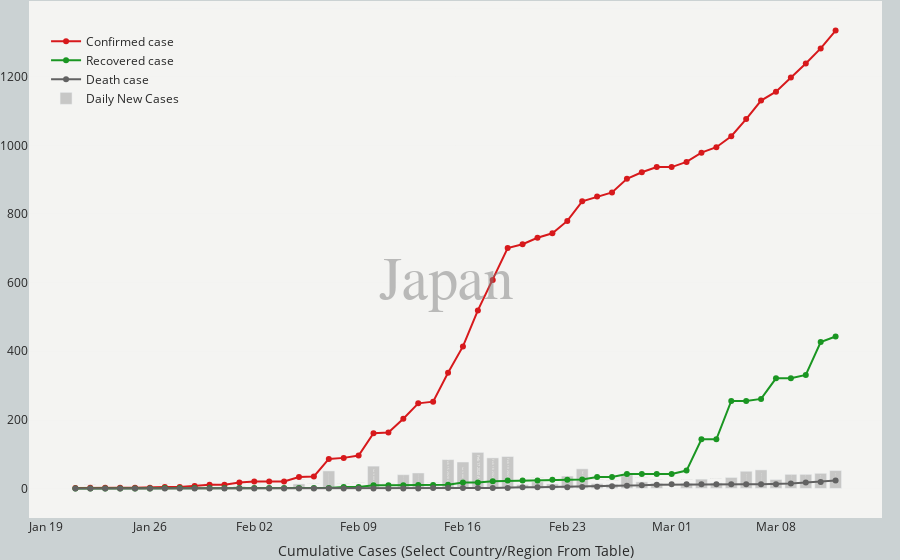

Notebook cell for this chart:
### Code cell
%%time

# FUnction for generating cumulative line plot for each Country/Region
Region = 'Japan'
CaseType = ['Confirmed', 'Recovered', 'Deaths']

# Read cumulative data of a given region from ./cumulative_data folder
df_region = pd.read_csv('./cumulative_data/{}.csv'.format(Region))
df_region=df_region.astype({'Date_last_updated_AEDT':'datetime64', 'date_day':'datetime64'})

# Line plot for confirmed cases
# Set up tick scale based on confirmed case number
#tickList = list(np.arange(0, df_confirmed['Mainland China'].max()+1000, 10000))

# Create empty figure canvas
#fig = make_subplots(specs=[[{"secondary_y": True}]])
fig = go.Figure()
# Add trace to the figure
fig.add_trace(go.Scatter(x=df_region['date_day'], 
                         y=df_region['Confirmed'],
                         mode='lines+markers',
                         #line_shape='spline',
                         name='Confirmed case',
                         line=dict(color='#d7191c', width=2),
                         #marker=dict(size=4, color='#f4f4f2',
                         #            line=dict(width=1,color='#921113')),
                         text=[datetime.strftime(d, '%b %d %Y AEDT') for d in df_region['date_day']],
                         hovertext=['{} confirmed<br>{:,d} cases<br>'.format(Region, i) for i in df_region['Confirmed']],
                         hovertemplate='<b>%{text}</b><br></br>'+
                                                 '%{hovertext}'+
                                                 '<extra></extra>'),
#             secondary_y=False,
             )
fig.add_trace(go.Scatter(x=df_region['date_day'], 
                         y=df_region['Recovered'],
                         mode='lines+markers',
                         #line_shape='spline',
                         name='Recovered case',
                         line=dict(color='#1a9622', width=2),                         
                         #marker=dict(size=4, color='#f4f4f2',
                         #            line=dict(width=1,color='#168038')),
                         text=[datetime.strftime(d, '%b %d %Y AEDT') for d in df_region['date_day']],
                         hovertext=['{} Recovered<br>{:,d} cases<br>'.format(Region, i) for i in df_region['Recovered']],
                         hovertemplate='<b>%{text}</b><br></br>'+
                                                 '%{hovertext}'+
                                                 '<extra></extra>'),
#             secondary_y=False,
             )
fig.add_trace(go.Scatter(x=df_region['date_day'], 
                         y=df_region['Deaths'],
                         mode='lines+markers',
                         #line_shape='spline',
                         name='Death case',
                         line=dict(color='#626262', width=2),
                         #marker=dict(size=4, color='#f4f4f2',
                         #            line=dict(width=1,color='#626262')),
                         text=[datetime.strftime(d, '%b %d %Y AEDT') for d in df_region['date_day']],
                         hovertext=['{} Deaths<br>{:,d} cases<br>'.format(Region, i) for i in df_region['Deaths']],
                         hovertemplate='<b>%{text}</b><br></br>'+
                                                 '%{hovertext}'+
                                                 '<extra></extra>'),
#             secondary_y=False,
             )

fig.add_trace(go.Bar(x=df_region['date_day'], 
                     y=df_region['New'],
                         #mode='lines+markers',
                         #line_shape='spline',
                     name='Daily New Cases',
                     marker_color='#626262',
                     opacity = .3,
                         #marker=dict(size=4, color='#f4f4f2',
                         #            line=dict(width=1,color='#626262')),
                     text=[datetime.strftime(d, '%b %d %Y AEDT') for d in df_region['date_day']],
                     hovertext=['{} New<br>{} cases<br>'.format(Region, i) for i in df_region['New']],
                     hovertemplate='<b>%{text}</b><br></br>'+
                                              '%{hovertext}'+
                                              '<extra></extra>'
                    ),
#             secondary_y=True,
             )

# Customise layout
fig.update_layout(
    #title=dict(
    #    text="<b>Confirmed Cases Timeline<b>",
    #    y=0.96, x=0.5, xanchor='center', yanchor='top',
    #    font=dict(size=20, color="#292929", family="Playfair Display")
    #),
    margin=go.layout.Margin(
            l=0,
            r=0,
            b=0,
            t=0,
            pad=0
        ),
    annotations=[
        dict(x=.5,
             y=.4,
             xref="paper",
             yref="paper",
             text=Region,
             opacity=0.5,
             font=dict(family='Arial, sans-serif',
                       size=60,
                       color="grey"),
        )
    ],
    yaxis=dict(showline=False, linecolor='#272e3e',
               zeroline=False,
               #rangemode="tozero",
               automargin=True,
               #showgrid=False,
               gridcolor='rgba(203, 210, 211,.3)',
               gridwidth = .1,
               mirror=True,
               #tickmode='array',
               # Set tick range based on the maximum number
               #tickvals=tickList,
               # Set tick label accordingly
               #ticktext=["{:.0f}k".format(i/1000) for i in tickList]
    ),
    yaxis2=dict(showline=False, linecolor='#272e3e',
                zeroline=False,
                showgrid=False,
                automargin=True,
                #range=[-1, max(df_region['New'])+100]
                #rangemode="tozero",
                #mirror='ticks',
                #gridcolor='rgba(203, 210, 211,.3)',
                #gridwidth = .1,
                #tickmode='array',
                #anchor="free",
                #overlaying="y",
                #side="right",
                #position=0.15
    ),
    xaxis_title="Cumulative Cases (Select Country/Region From Table)",
    xaxis=dict(showline=False, linecolor='#272e3e',
               showgrid=False,
               gridcolor='rgba(203, 210, 211,.3)',
               gridwidth = .1,
               zeroline=False,
               automargin=True,
    ),
    xaxis_tickformat='%b %d',
    #transition = {'duration':500},
    hovermode = 'x',
    legend_orientation="v",
    legend=dict(x=.02, y=.95, bgcolor="rgba(0,0,0,0)",),
    plot_bgcolor='#f4f4f2',
    paper_bgcolor='#cbd2d3',
    font=dict(color='#292929')
    )

### Figure 1 — Plotly figure (JSON) as saved in the notebook; plotly's stock layout.template omitted (floating-point values rounded to 4 significant figures)
{"data": [{"hovertemplate": "<b>%{text}</b><br></br>%{hovertext}<extra></extra>", "hovertext": ["Japan confirmed<br>1,335 cases<br>", "Japan confirmed<br>1,283 cases<br>", "Japan confirmed<br>1,239 cases<br>", "Japan confirmed<br>1,198 cases<br>", "Japan confirmed<br>1,157 cases<br>", "Japan confirmed<br>1,131 cases<br>", "Japan confirmed<br>1,077 cases<br>", "Japan confirmed<br>1,027 cases<br>", "Japan confirmed<br>995 cases<br>", "Japan confirmed<br>979 cases<br>", "Japan confirmed<br>952 cases<br>", "Japan confirmed<br>937 cases<br>", "Japan confirmed<br>937 cases<br>", "Japan confirmed<br>922 cases<br>", "Japan confirmed<br>903 cases<br>", "Japan confirmed<br>863 cases<br>", "Japan confirmed<br>851 cases<br>", "Japan confirmed<br>837 cases<br>", "Japan confirmed<br>780 cases<br>", "Japan confirmed<br>744 cases<br>", "Japan confirmed<br>731 cases<br>", "Japan confirmed<br>712 cases<br>", "Japan confirmed<br>701 cases<br>", "Japan confirmed<br>608 cases<br>", "Japan confirmed<br>519 cases<br>", "Japan confirmed<br>414 cases<br>", "Japan confirmed<br>337 cases<br>", "Japan confirmed<br>253 cases<br>", "Japan confirmed<br>248 cases<br>", "Japan confirmed<br>203 cases<br>", "Japan confirmed<br>163 cases<br>", "Japan confirmed<br>161 cases<br>", "Japan confirmed<br>96 cases<br>", "Japan confirmed<br>89 cases<br>", "Japan confirmed<br>86 cases<br>", "Japan confirmed<br>35 cases<br>", "Japan confirmed<br>33 cases<br>", "Japan confirmed<br>20 cases<br>", "Japan confirmed<br>20 cases<br>", "Japan confirmed<br>20 cases<br>", "Japan confirmed<br>17 cases<br>", "Japan confirmed<br>11 cases<br>", "Japan confirmed<br>11 cases<br>", "Japan confirmed<br>7 cases<br>", "Japan confirmed<br>4 cases<br>", "Japan confirmed<br>4 cases<br>", "Japan confirmed<br>2 cases<br>", "Japan confirmed<br>2 cases<br>", "Japan confirmed<br>2 cases<br>", "Japan confirmed<br>2 cases<br>", "Japan confirmed<br>2 cases<br>", "Japan confirmed<br>1 cases<br>"], "line": {"color": "#d7191c", "width": 2}, "mode": "lines+markers", "name": "Confirmed case", "text": ["Mar 12 2020 AEDT", "Mar 11 2020 AEDT", "Mar 10 2020 AEDT", "Mar 09 2020 AEDT", "Mar 08 2020 AEDT", "Mar 07 2020 AEDT", "Mar 06 2020 AEDT", "Mar 05 2020 AEDT", "Mar 04 2020 AEDT", "Mar 03 2020 AEDT", "Mar 02 2020 AEDT", "Mar 01 2020 AEDT", "Feb 29 2020 AEDT", "Feb 28 2020 AEDT", "Feb 27 2020 AEDT", "Feb 26 2020 AEDT", "Feb 25 2020 AEDT", "Feb 24 2020 AEDT", "Feb 23 2020 AEDT", "Feb 22 2020 AEDT", "Feb 21 2020 AEDT", "Feb 20 2020 AEDT", "Feb 19 2020 AEDT", "Feb 18 2020 AEDT", "Feb 17 2020 AEDT", "Feb 16 2020 AEDT", "Feb 15 2020 AEDT", "Feb 14 2020 AEDT", "Feb 13 2020 AEDT", "Feb 12 2020 AEDT", "Feb 11 2020 AEDT", "Feb 10 2020 AEDT", "Feb 09 2020 AEDT", "Feb 08 2020 AEDT", "Feb 07 2020 AEDT", "Feb 06 2020 AEDT", "Feb 05 2020 AEDT", "Feb 04 2020 AEDT", "Feb 03 2020 AEDT", "Feb 02 2020 AEDT", "Feb 01 2020 AEDT", "Jan 31 2020 AEDT", "Jan 30 2020 AEDT", "Jan 29 2020 AEDT", "Jan 28 2020 AEDT", "Jan 27 2020 AEDT", "Jan 26 2020 AEDT", "Jan 25 2020 AEDT", "Jan 24 2020 AEDT", "Jan 23 2020 AEDT", "Jan 22 2020 AEDT", "Jan 21 2020 AEDT"], "type": "scatter", "x": ["2020-03-12T00:00:00", "2020-03-11T00:00:00", "2020-03-10T00:00:00", "2020-03-09T00:00:00", "2020-03-08T00:00:00", "2020-03-07T00:00:00", "2020-03-06T00:00:00", "2020-03-05T00:00:00", "2020-03-04T00:00:00", "2020-03-03T00:00:00", "2020-03-02T00:00:00", "2020-03-01T00:00:00", "2020-02-29T00:00:00", "2020-02-28T00:00:00", "2020-02-27T00:00:00", "2020-02-26T00:00:00", "2020-02-25T00:00:00", "2020-02-24T00:00:00", "2020-02-23T00:00:00", "2020-02-22T00:00:00", "2020-02-21T00:00:00", "2020-02-20T00:00:00", "2020-02-19T00:00:00", "2020-02-18T00:00:00", "2020-02-17T00:00:00", "2020-02-16T00:00:00", "2020-02-15T00:00:00", "2020-02-14T00:00:00", "2020-02-13T00:00:00", "2020-02-12T00:00:00", "2020-02-11T00:00:00", "2020-02-10T00:00:00", "2020-02-09T00:00:00", "2020-02-08T00:00:00", "2020-02-07T00:00:00", "2020-02-06T00:00:00", "2020-02-05T00:00:00", "2020-02-04T00:00:00", "2020-02-03T00:00:00", "2020-02-02T00:00:00", "2020-02-01T00:00:00", "2020-01-31T00:00:00", "2020-01-30T00:00:00", "2020-01-29T00:00:00", "2020-01-28T00:00:00", "2020-01-27T00:00:00", "2020-01-26T00:00:00", "2020-01-25T00:00:00", "2020-01-24T00:00:00", "2020-01-23T00:00:00", "2020-01-22T00:00:00", "2020-01-21T00:00:00"], "y": [1335, 1283, 1239, 1198, 1157, 1131, 1077, 1027, 995, 979, 952, 937, 937, 922, 903, 863, 851, 837, 780, 744, 731, 712, 701, 608, 519, 414, 337, 253, 248, 203, 163, 161, 96, 89, 86, 35, 33, 20, 20, 20, 17, 11, 11, 7, 4, 4, 2, 2, 2, 2, 2, 1]}, {"hovertemplate": "<b>%{text}</b><br></br>%{hovertext}<extra></extra>", "hovertext": ["Japan Recovered<br>443 cases<br>", "Japan Recovered<br>427 cases<br>", "Japan Recovered<br>331 cases<br>", "Japan Recovered<br>321 cases<br>", "Japan Recovered<br>321 cases<br>", "Japan Recovered<br>261 cases<br>", "Japan Recovered<br>255 cases<br>", "Japan Recovered<br>255 cases<br>", "Japan Recovered<br>143 cases<br>", "Japan Recovered<br>143 cases<br>", "Japan Recovered<br>52 cases<br>", "Japan Recovered<br>42 cases<br>", "Japan Recovered<br>42 cases<br>", "Japan Recovered<br>42 cases<br>", "Japan Recovered<br>42 cases<br>", "Japan Recovered<br>33 cases<br>", "Japan Recovered<br>33 cases<br>", "Japan Recovered<br>26 cases<br>", "Japan Recovered<br>25 cases<br>", "Japan Recovered<br>25 cases<br>", "Japan Recovered<br>23 cases<br>", "Japan Recovered<br>23 cases<br>", "Japan Recovered<br>23 cases<br>", "Japan Recovered<br>21 cases<br>", "Japan Recovered<br>17 cases<br>", "Japan Recovered<br>17 cases<br>", "Japan Recovered<br>11 cases<br>", "Japan Recovered<br>10 cases<br>", "Japan Recovered<br>10 cases<br>", "Japan Recovered<br>9 cases<br>", "Japan Recovered<br>9 cases<br>", "Japan Recovered<br>9 cases<br>", "Japan Recovered<br>4 cases<br>", "Japan Recovered<br>4 cases<br>", "Japan Recovered<br>1 cases<br>", "Japan Recovered<br>1 cases<br>", "Japan Recovered<br>1 cases<br>", "Japan Recovered<br>1 cases<br>", "Japan Recovered<br>1 cases<br>", "Japan Recovered<br>1 cases<br>", "Japan Recovered<br>1 cases<br>", "Japan Recovered<br>1 cases<br>", "Japan Recovered<br>1 cases<br>", "Japan Recovered<br>1 cases<br>", "Japan Recovered<br>1 cases<br>", "Japan Recovered<br>1 cases<br>", "Japan Recovered<br>0 cases<br>", "Japan Recovered<br>0 cases<br>", "Japan Recovered<br>0 cases<br>", "Japan Recovered<br>0 cases<br>", "Japan Recovered<br>0 cases<br>", "Japan Recovered<br>0 cases<br>"], "line": {"color": "#1a9622", "width": 2}, "mode": "lines+markers", "name": "Recovered case", "text": ["Mar 12 2020 AEDT", "Mar 11 2020 AEDT", "Mar 10 2020 AEDT", "Mar 09 2020 AEDT", "Mar 08 2020 AEDT", "Mar 07 2020 AEDT", "Mar 06 2020 AEDT", "Mar 05 2020 AEDT", "Mar 04 2020 AEDT", "Mar 03 2020 AEDT", "Mar 02 2020 AEDT", "Mar 01 2020 AEDT", "Feb 29 2020 AEDT", "Feb 28 2020 AEDT", "Feb 27 2020 AEDT", "Feb 26 2020 AEDT", "Feb 25 2020 AEDT", "Feb 24 2020 AEDT", "Feb 23 2020 AEDT", "Feb 22 2020 AEDT", "Feb 21 2020 AEDT", "Feb 20 2020 AEDT", "Feb 19 2020 AEDT", "Feb 18 2020 AEDT", "Feb 17 2020 AEDT", "Feb 16 2020 AEDT", "Feb 15 2020 AEDT", "Feb 14 2020 AEDT", "Feb 13 2020 AEDT", "Feb 12 2020 AEDT", "Feb 11 2020 AEDT", "Feb 10 2020 AEDT", "Feb 09 2020 AEDT", "Feb 08 2020 AEDT", "Feb 07 2020 AEDT", "Feb 06 2020 AEDT", "Feb 05 2020 AEDT", "Feb 04 2020 AEDT", "Feb 03 2020 AEDT", "Feb 02 2020 AEDT", "Feb 01 2020 AEDT", "Jan 31 2020 AEDT", "Jan 30 2020 AEDT", "Jan 29 2020 AEDT", "Jan 28 2020 AEDT", "Jan 27 2020 AEDT", "Jan 26 2020 AEDT", "Jan 25 2020 AEDT", "Jan 24 2020 AEDT", "Jan 23 2020 AEDT", "Jan 22 2020 AEDT", "Jan 21 2020 AEDT"], "type": "scatter", "x": ["2020-03-12T00:00:00", "2020-03-11T00:00:00", "2020-03-10T00:00:00", "2020-03-09T00:00:00", "2020-03-08T00:00:00", "2020-03-07T00:00:00", "2020-03-06T00:00:00", "2020-03-05T00:00:00", "2020-03-04T00:00:00", "2020-03-03T00:00:00", "2020-03-02T00:00:00", "2020-03-01T00:00:00", "2020-02-29T00:00:00", "2020-02-28T00:00:00", "2020-02-27T00:00:00", "2020-02-26T00:00:00", "2020-02-25T00:00:00", "2020-02-24T00:00:00", "2020-02-23T00:00:00", "2020-02-22T00:00:00", "2020-02-21T00:00:00", "2020-02-20T00:00:00", "2020-02-19T00:00:00", "2020-02-18T00:00:00", "2020-02-17T00:00:00", "2020-02-16T00:00:00", "2020-02-15T00:00:00", "2020-02-14T00:00:00", "2020-02-13T00:00:00", "2020-02-12T00:00:00", "2020-02-11T00:00:00", "2020-02-10T00:00:00", "2020-02-09T00:00:00", "2020-02-08T00:00:00", "2020-02-07T00:00:00", "2020-02-06T00:00:00", "2020-02-05T00:00:00", "2020-02-04T00:00:00", "2020-02-03T00:00:00", "2020-02-02T00:00:00", "2020-02-01T00:00:00", "2020-01-31T00:00:00", "2020-01-30T00:00:00", "2020-01-29T00:00:00", "2020-01-28T00:00:00", "2020-01-27T00:00:00", "2020-01-26T00:00:00", "2020-01-25T00:00:00", "2020-01-24T00:00:00", "2020-01-23T00:00:00", "2020-01-22T00:00:00", "2020-01-21T00:00:00"], "y": [443, 427, 331, 321, 321, 261, 255, 255, 143, 143, 52, 42, 42, 42, 42, 33, 33, 26, 25, 25, 23, 23, 23, 21, 17, 17, 11, 10, 10, 9, 9, 9, 4, 4, 1, 1, 1, 1, 1, 1, 1, 1, 1, 1, 1, 1, 0, 0, 0, 0, 0, 0]}, {"hovertemplate": "<b>%{text}</b><br></br>%{hovertext}<extra></extra>", "hovertext": ["Japan Deaths<br>23 cases<br>", "Japan Deaths<br>19 cases<br>", "Japan Deaths<br>17 cases<br>", "Japan Deaths<br>14 cases<br>", "Japan Deaths<br>12 cases<br>", "Japan Deaths<br>12 cases<br>", "Japan Deaths<br>12 cases<br>", "Japan Deaths<br>12 cases<br>", "Japan Deaths<br>12 cases<br>", "Japan Deaths<br>12 cases<br>", "Japan Deaths<br>12 cases<br>", "Japan Deaths<br>12 cases<br>", "Japan Deaths<br>11 cases<br>", "Japan Deaths<br>9 cases<br>", "Japan Deaths<br>8 cases<br>", "Japan Deaths<br>6 cases<br>", "Japan Deaths<br>5 cases<br>", "Japan Deaths<br>4 cases<br>", "Japan Deaths<br>3 cases<br>", "Japan Deaths<br>3 cases<br>", "Japan Deaths<br>3 cases<br>", "Japan Deaths<br>3 cases<br>", "Japan Deaths<br>1 cases<br>", "Japan Deaths<br>1 cases<br>", "Japan Deaths<br>1 cases<br>", "Japan Deaths<br>1 cases<br>", "Japan Deaths<br>1 cases<br>", "Japan Deaths<br>1 cases<br>", "Japan Deaths<br>0 cases<br>", "Japan Deaths<br>0 cases<br>", "Japan Deaths<br>0 cases<br>", "Japan Deaths<br>0 cases<br>", "Japan Deaths<br>0 cases<br>", "Japan Deaths<br>0 cases<br>", "Japan Deaths<br>0 cases<br>", "Japan Deaths<br>0 cases<br>", "Japan Deaths<br>0 cases<br>", "Japan Deaths<br>0 cases<br>", "Japan Deaths<br>0 cases<br>", "Japan Deaths<br>0 cases<br>", "Japan Deaths<br>0 cases<br>", "Japan Deaths<br>0 cases<br>", "Japan Deaths<br>0 cases<br>", "Japan Deaths<br>0 cases<br>", "Japan Deaths<br>0 cases<br>", "Japan Deaths<br>0 cases<br>", "Japan Deaths<br>0 cases<br>", "Japan Deaths<br>0 cases<br>", "Japan Deaths<br>0 cases<br>", "Japan Deaths<br>0 cases<br>", "Japan Deaths<br>0 cases<br>", "Japan Deaths<br>0 cases<br>"], "line": {"color": "#626262", "width": 2}, "mode": "lines+markers", "name": "Death case", "text": ["Mar 12 2020 AEDT", "Mar 11 2020 AEDT", "Mar 10 2020 AEDT", "Mar 09 2020 AEDT", "Mar 08 2020 AEDT", "Mar 07 2020 AEDT", "Mar 06 2020 AEDT", "Mar 05 2020 AEDT", "Mar 04 2020 AEDT", "Mar 03 2020 AEDT", "Mar 02 2020 AEDT", "Mar 01 2020 AEDT", "Feb 29 2020 AEDT", "Feb 28 2020 AEDT", "Feb 27 2020 AEDT", "Feb 26 2020 AEDT", "Feb 25 2020 AEDT", "Feb 24 2020 AEDT", "Feb 23 2020 AEDT", "Feb 22 2020 AEDT", "Feb 21 2020 AEDT", "Feb 20 2020 AEDT", "Feb 19 2020 AEDT", "Feb 18 2020 AEDT", "Feb 17 2020 AEDT", "Feb 16 2020 AEDT", "Feb 15 2020 AEDT", "Feb 14 2020 AEDT", "Feb 13 2020 AEDT", "Feb 12 2020 AEDT", "Feb 11 2020 AEDT", "Feb 10 2020 AEDT", "Feb 09 2020 AEDT", "Feb 08 2020 AEDT", "Feb 07 2020 AEDT", "Feb 06 2020 AEDT", "Feb 05 2020 AEDT", "Feb 04 2020 AEDT", "Feb 03 2020 AEDT", "Feb 02 2020 AEDT", "Feb 01 2020 AEDT", "Jan 31 2020 AEDT", "Jan 30 2020 AEDT", "Jan 29 2020 AEDT", "Jan 28 2020 AEDT", "Jan 27 2020 AEDT", "Jan 26 2020 AEDT", "Jan 25 2020 AEDT", "Jan 24 2020 AEDT", "Jan 23 2020 AEDT", "Jan 22 2020 AEDT", "Jan 21 2020 AEDT"], "type": "scatter", "x": ["2020-03-12T00:00:00", "2020-03-11T00:00:00", "2020-03-10T00:00:00", "2020-03-09T00:00:00", "2020-03-08T00:00:00", "2020-03-07T00:00:00", "2020-03-06T00:00:00", "2020-03-05T00:00:00", "2020-03-04T00:00:00", "2020-03-03T00:00:00", "2020-03-02T00:00:00", "2020-03-01T00:00:00", "2020-02-29T00:00:00", "2020-02-28T00:00:00", "2020-02-27T00:00:00", "2020-02-26T00:00:00", "2020-02-25T00:00:00", "2020-02-24T00:00:00", "2020-02-23T00:00:00", "2020-02-22T00:00:00", "2020-02-21T00:00:00", "2020-02-20T00:00:00", "2020-02-19T00:00:00", "2020-02-18T00:00:00", "2020-02-17T00:00:00", "2020-02-16T00:00:00", "2020-02-15T00:00:00", "2020-02-14T00:00:00", "2020-02-13T00:00:00", "2020-02-12T00:00:00", "2020-02-11T00:00:00", "2020-02-10T00:00:00", "2020-02-09T00:00:00", "2020-02-08T00:00:00", "2020-02-07T00:00:00", "2020-02-06T00:00:00", "2020-02-05T00:00:00", "2020-02-04T00:00:00", "2020-02-03T00:00:00", "2020-02-02T00:00:00", "2020-02-01T00:00:00", "2020-01-31T00:00:00", "2020-01-30T00:00:00", "2020-01-29T00:00:00", "2020-01-28T00:00:00", "2020-01-27T00:00:00", "2020-01-26T00:00:00", "2020-01-25T00:00:00", "2020-01-24T00:00:00", "2020-01-23T00:00:00", "2020-01-22T00:00:00", "2020-01-21T00:00:00"], "y": [23, 19, 17, 14, 12, 12, 12, 12, 12, 12, 12, 12, 11, 9, 8, 6, 5, 4, 3, 3, 3, 3, 1, 1, 1, 1, 1, 1, 0, 0, 0, 0, 0, 0, 0, 0, 0, 0, 0, 0, 0, 0, 0, 0, 0, 0, 0, 0, 0, 0, 0, 0]}, {"hovertemplate": "<b>%{text}</b><br></br>%{hovertext}<extra></extra>", "hovertext": ["Japan New<br>52 cases<br>", "Japan New<br>44 cases<br>", "Japan New<br>41 cases<br>", "Japan New<br>41 cases<br>", "Japan New<br>26 cases<br>", "Japan New<br>54 cases<br>", "Japan New<br>50 cases<br>", "Japan New<br>32 cases<br>", "Japan New<br>16 cases<br>", "Japan New<br>27 cases<br>", "Japan New<br>15 cases<br>", "Japan New<br>0 cases<br>", "Japan New<br>15 cases<br>", "Japan New<br>19 cases<br>", "Japan New<br>40 cases<br>", "Japan New<br>12 cases<br>", "Japan New<br>14 cases<br>", "Japan New<br>57 cases<br>", "Japan New<br>36 cases<br>", "Japan New<br>13 cases<br>", "Japan New<br>19 cases<br>", "Japan New<br>11 cases<br>", "Japan New<br>93 cases<br>", "Japan New<br>89 cases<br>", "Japan New<br>105 cases<br>", "Japan New<br>77 cases<br>", "Japan New<br>84 cases<br>", "Japan New<br>5 cases<br>", "Japan New<br>45 cases<br>", "Japan New<br>40 cases<br>", "Japan New<br>2 cases<br>", "Japan New<br>65 cases<br>", "Japan New<br>7 cases<br>", "Japan New<br>3 cases<br>", "Japan New<br>51 cases<br>", "Japan New<br>2 cases<br>", "Japan New<br>13 cases<br>", "Japan New<br>0 cases<br>", "Japan New<br>0 cases<br>", "Japan New<br>3 cases<br>", "Japan New<br>6 cases<br>", "Japan New<br>0 cases<br>", "Japan New<br>4 cases<br>", "Japan New<br>3 cases<br>", "Japan New<br>0 cases<br>", "Japan New<br>2 cases<br>", "Japan New<br>0 cases<br>", "Japan New<br>0 cases<br>", "Japan New<br>0 cases<br>", "Japan New<br>0 cases<br>", "Japan New<br>1 cases<br>", "Japan New<br>0 cases<br>"], "marker": {"color": "#626262"}, "name": "Daily New Cases", "opacity": 0.3, "text": ["Mar 12 2020 AEDT", "Mar 11 2020 AEDT", "Mar 10 2020 AEDT", "Mar 09 2020 AEDT", "Mar 08 2020 AEDT", "Mar 07 2020 AEDT", "Mar 06 2020 AEDT", "Mar 05 2020 AEDT", "Mar 04 2020 AEDT", "Mar 03 2020 AEDT", "Mar 02 2020 AEDT", "Mar 01 2020 AEDT", "Feb 29 2020 AEDT", "Feb 28 2020 AEDT", "Feb 27 2020 AEDT", "Feb 26 2020 AEDT", "Feb 25 2020 AEDT", "Feb 24 2020 AEDT", "Feb 23 2020 AEDT", "Feb 22 2020 AEDT", "Feb 21 2020 AEDT", "Feb 20 2020 AEDT", "Feb 19 2020 AEDT", "Feb 18 2020 AEDT", "Feb 17 2020 AEDT", "Feb 16 2020 AEDT", "Feb 15 2020 AEDT", "Feb 14 2020 AEDT", "Feb 13 2020 AEDT", "Feb 12 2020 AEDT", "Feb 11 2020 AEDT", "Feb 10 2020 AEDT", "Feb 09 2020 AEDT", "Feb 08 2020 AEDT", "Feb 07 2020 AEDT", "Feb 06 2020 AEDT", "Feb 05 2020 AEDT", "Feb 04 2020 AEDT", "Feb 03 2020 AEDT", "Feb 02 2020 AEDT", "Feb 01 2020 AEDT", "Jan 31 2020 AEDT", "Jan 30 2020 AEDT", "Jan 29 2020 AEDT", "Jan 28 2020 AEDT", "Jan 27 2020 AEDT", "Jan 26 2020 AEDT", "Jan 25 2020 AEDT", "Jan 24 2020 AEDT", "Jan 23 2020 AEDT", "Jan 22 2020 AEDT", "Jan 21 2020 AEDT"], "type": "bar", "x": ["2020-03-12T00:00:00", "2020-03-11T00:00:00", "2020-03-10T00:00:00", "2020-03-09T00:00:00", "2020-03-08T00:00:00", "2020-03-07T00:00:00", "2020-03-06T00:00:00", "2020-03-05T00:00:00", "2020-03-04T00:00:00", "2020-03-03T00:00:00", "2020-03-02T00:00:00", "2020-03-01T00:00:00", "2020-02-29T00:00:00", "2020-02-28T00:00:00", "2020-02-27T00:00:00", "2020-02-26T00:00:00", "2020-02-25T00:00:00", "2020-02-24T00:00:00", "2020-02-23T00:00:00", "2020-02-22T00:00:00", "2020-02-21T00:00:00", "2020-02-20T00:00:00", "2020-02-19T00:00:00", "2020-02-18T00:00:00", "2020-02-17T00:00:00", "2020-02-16T00:00:00", "2020-02-15T00:00:00", "2020-02-14T00:00:00", "2020-02-13T00:00:00", "2020-02-12T00:00:00", "2020-02-11T00:00:00", "2020-02-10T00:00:00", "2020-02-09T00:00:00", "2020-02-08T00:00:00", "2020-02-07T00:00:00", "2020-02-06T00:00:00", "2020-02-05T00:00:00", "2020-02-04T00:00:00", "2020-02-03T00:00:00", "2020-02-02T00:00:00", "2020-02-01T00:00:00", "2020-01-31T00:00:00", "2020-01-30T00:00:00", "2020-01-29T00:00:00", "2020-01-28T00:00:00", "2020-01-27T00:00:00", "2020-01-26T00:00:00", "2020-01-25T00:00:00", "2020-01-24T00:00:00", "2020-01-23T00:00:00", "2020-01-22T00:00:00", "2020-01-21T00:00:00"], "y": [52, 44, 41, 41, 26, 54, 50, 32, 16, 27, 15, 0, 15, 19, 40, 12, 14, 57, 36, 13, 19, 11, 93, 89, 105, 77, 84, 5, 45, 40, 2, 65, 7, 3, 51, 2, 13, 0, 0, 3, 6, 0, 4, 3, 0, 2, 0, 0, 0, 0, 1, 0]}], "layout": {"annotations": [{"font": {"color": "grey", "family": "Arial, sans-serif", "size": 60}, "opacity": 0.5, "text": "Japan", "x": 0.5, "xref": "paper", "y": 0.4, "yref": "paper"}], "font": {"color": "#292929"}, "hovermode": "x", "legend": {"bgcolor": "rgba(0,0,0,0)", "orientation": "v", "x": 0.02, "y": 0.95}, "margin": {"b": 0, "l": 0, "pad": 0, "r": 0, "t": 0}, "paper_bgcolor": "#cbd2d3", "plot_bgcolor": "#f4f4f2", "xaxis": {"automargin": true, "gridcolor": "rgba(203, 210, 211,.3)", "gridwidth": 0.1, "linecolor": "#272e3e", "showgrid": false, "showline": false, "tickformat": "%b %d", "title": {"text": "Cumulative Cases (Select Country/Region From Table)"}, "zeroline": false}, "yaxis": {"automargin": true, "gridcolor": "rgba(203, 210, 211,.3)", "gridwidth": 0.1, "linecolor": "#272e3e", "mirror": true, "showline": false, "zeroline": false}, "yaxis2": {"automargin": true, "linecolor": "#272e3e", "showgrid": false, "showline": false, "zeroline": false}}}
